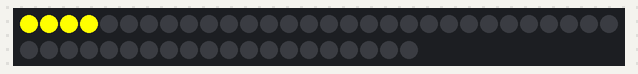
Bench run of a sketch on a simulated Arduino Uno, built for the host (arithmetic inside an expression is 32-bit, double 64-bit). Parts: 50 RGB LEDs in strip order, left to right, continuing on the next row.

Above: at 0.1 s.
At 1.6 s:
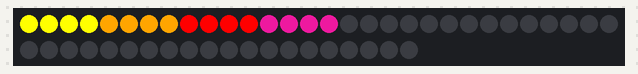
At 3.1 s:
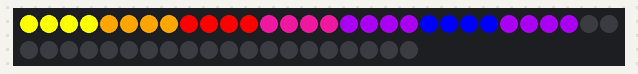
At 4.6 s:
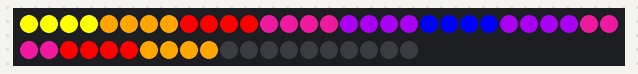
At 6.2 s:
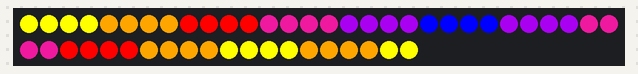

The sketch:

lotsOfColors.ino
```cpp
#include "FastLED.h"
#define FASTLED_INTERNAL
#define NUM_LEDS 50
#define DATA_PIN 6

CRGB leds[NUM_LEDS];

void setup() {
  // put your setup code here, to run once:
  FastLED.addLeds<WS2811, DATA_PIN, RGB>(leds, NUM_LEDS);
}

void loop() {
  // put your main code here, to run repeatedly:
  int i = 0;
  int k = 4;
   for(i = 0; i< k; i++){
    leds[i] = CRGB::Yellow;
    FastLED.show();
   }
   delay(500);
   k += 4;
   for(i = 4; i< k; i++){
    leds[i] = CRGB::Orange;
    FastLED.show();
   }
   delay(500);
   k += 4;
   for(i = 8; i< k; i++){
    leds[i] = CRGB::Red;
    FastLED.show();
   }
   delay(500);
   k += 4;
   for(i = 12; i< k; i++){
    leds[i] = CRGB::MediumVioletRed;
    FastLED.show();
   }
   delay(500);
   k += 4;
   for(i = 16; i< k; i++){
    leds[i] = CRGB::DarkViolet;
    FastLED.show();
   }
   delay(500);
   k += 4;
   for(i = 20; i< k; i++){
    leds[i] = CRGB::Blue;
    FastLED.show();
   }
   delay(500);
   k += 4;
   for(i = 24; i< k; i++){
    leds[i] = CRGB::DarkViolet;
    FastLED.show();
   }
   delay(500);
   k += 4;
   for(i = 28; i< k; i++){
    leds[i] = CRGB::MediumVioletRed;
    FastLED.show();
   }
   delay(500);
   k += 4;
   for(i = 32; i< k; i++){
    leds[i] = CRGB::Red;
    FastLED.show();
   }
   delay(500);
   k += 4;
   for(i = 36; i< k; i++){
    leds[i] = CRGB::Orange;
    FastLED.show();
   }
   delay(500);
   k += 4;
   for(i = 40; i< k; i++){
    leds[i] = CRGB::Yellow;
    FastLED.show();
   }
   delay(500);
   k += 4;
   for(i = 44; i< k; i++){
    leds[i] = CRGB::Orange;
    FastLED.show();
   }
   delay(500);
   k += 4;
   for(i = 48; i< k; i++){
    leds[i] = CRGB::Yellow;
    FastLED.show();
   }
   delay(500);
   k += 4;
}
```
